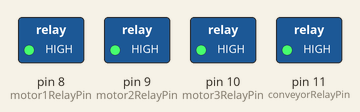
Simulated run of this sketch. Board: Arduino Uno, built with avr-gcc and run on an emulated ATmega328P. On the bench: switched loads named in the sketch (green lamp = pin HIGH).

Above: at 1.5 s.
At 18.0 s:
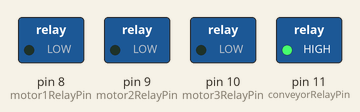
At 34.5 s:
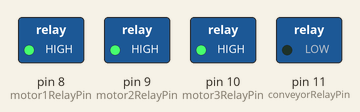
Timing chart, 0 to 46.8 s (numbered marks = the images above):
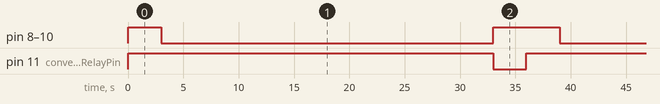

Measured:
- by itself, pin 8 (motor1RelayPin), pin 9 (motor2RelayPin), pin 10 (motor3RelayPin): alternates HIGH for 6.0 s and LOW for 30.0 s
- by itself, pin 11 (conveyorRelayPin): alternates HIGH for 33.0 s and LOW for 3.0 s
- by itself, everything shown: repeats every 36.0 s, in 3 steps

The sketch:

AutomatedJarWashing.ino
```cpp
const int motor1RelayPin = 8; // Relay for motor 1 (inside brush)
const int motor2RelayPin = 9; // Relay for motor 2 (outer brush 1)
const int motor3RelayPin = 10; // Relay for motor 3 (outer brush 2)
const int conveyorRelayPin = 11; // Relay for conveyor belt

void setup() {
  pinMode(motor1RelayPin, OUTPUT);
  pinMode(motor2RelayPin, OUTPUT);
  pinMode(motor3RelayPin, OUTPUT);
  pinMode(conveyorRelayPin, OUTPUT);

  // Initially all motors and conveyor are OFF
  digitalWrite(motor1RelayPin, HIGH);
  digitalWrite(motor2RelayPin, HIGH);
  digitalWrite(motor3RelayPin, HIGH);
  digitalWrite(conveyorRelayPin, HIGH);
}

void loop() {
  // Some delay before starting
  delay(3000);

  // Turning ON washing motors
  digitalWrite(motor1RelayPin, LOW);
  digitalWrite(motor2RelayPin, LOW);
  digitalWrite(motor3RelayPin, LOW);

  // Washing jars for 30 seconds
  delay(30000);

  // Turning OFF washing motors
  digitalWrite(motor1RelayPin, HIGH);
  digitalWrite(motor2RelayPin, HIGH);
  digitalWrite(motor3RelayPin, HIGH);

  // Starting the conveyor belt to move jars for 3 seconds
  digitalWrite(conveyorRelayPin, LOW);

  // Moving conveyor for 3 seconds
  delay(3000);

  // Turning OFF the conveyor belt
  digitalWrite(conveyorRelayPin, HIGH);
}
```
